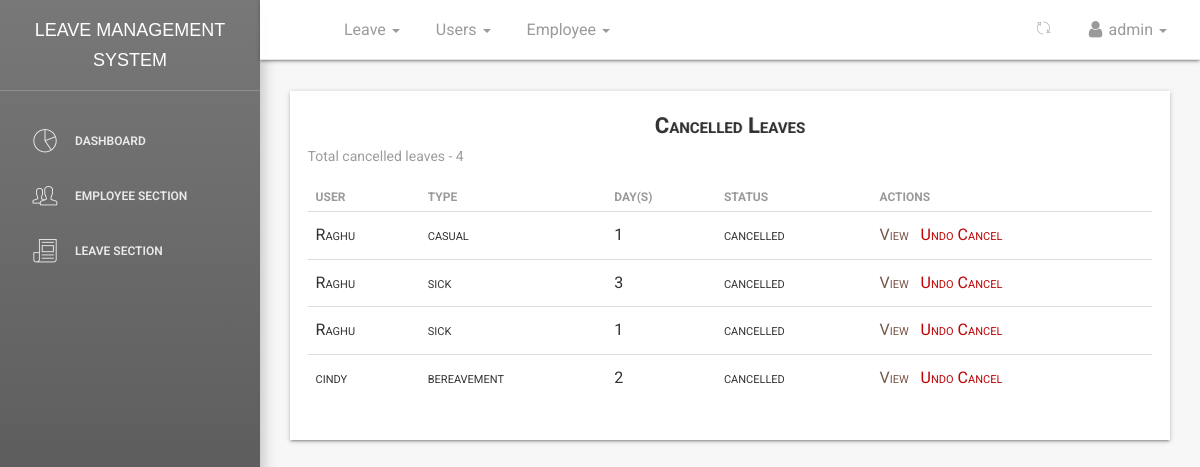
The app's page /dashboard/leaves/cancel/all/ (signed in), older data.
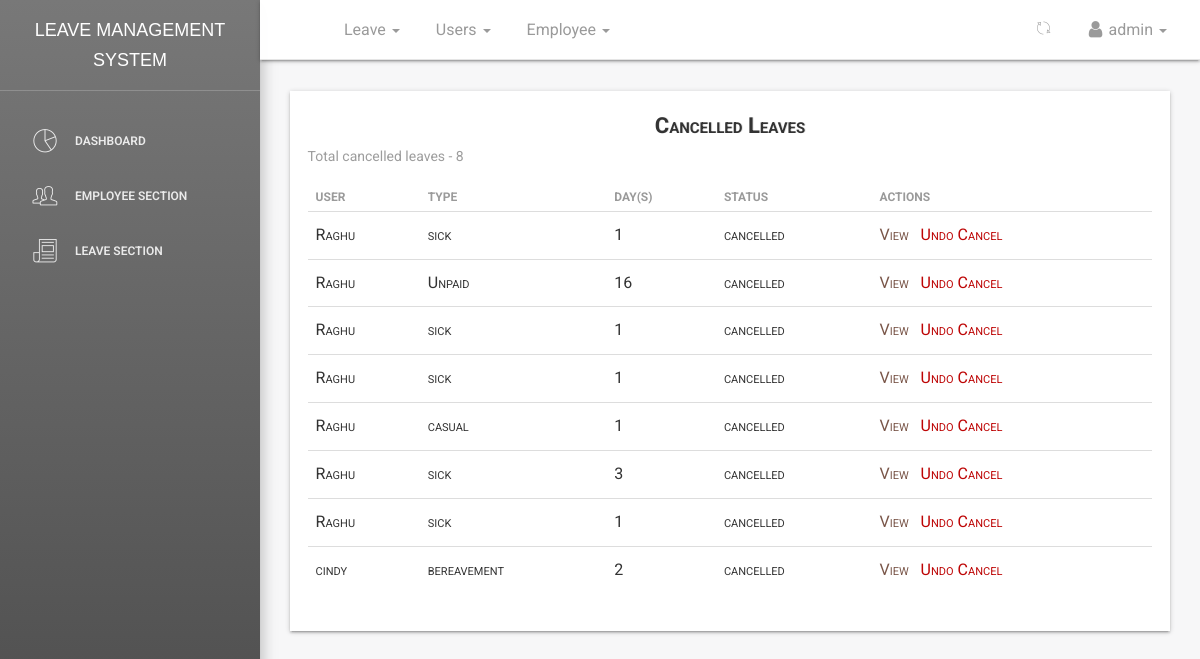
The same page, newer data.
### leave/models.py (models this page shows, shortened)
class Leave(models.Model):
    user = models.ForeignKey(User, on_delete=models.CASCADE, default=1)
    startdate = models.DateField(verbose_name=_('Start Date'), help_text='leave start date is on ..', null=True,
                                 blank=False)
    enddate = models.DateField(verbose_name=_('End Date'), help_text='coming back on ...', null=True, blank=False)
    leavetype = models.CharField(choices=LEAVE_TYPE, max_length=25, default=SICK, null=True, blank=False)
    reason = models.CharField(verbose_name=_('Reason for Leave'), max_length=255,
                              help_text='add additional information for leave', null=True, blank=True)
    defaultdays = models.PositiveIntegerField(verbose_name=_('Leave days per year counter'), default=LeavePerYear,
                                              null=True,
                                              blank=True)
    status = models.CharField(max_length=12, default='pending')  # pending,approved,rejected,cancelled
    is_approved = models.BooleanField(default=False)  # hide
    updated = models.DateTimeField(auto_now=True, auto_now_add=False)
    created = models.DateTimeField(auto_now=False, auto_now_add=True)
    objects = LeaveManager()
    Tempdays = 0
    date_of_approved_leave = 0
    class Meta:
        verbose_name = _('Leave')
        verbose_name_plural = _('Leaves')
        ordering = ['-created']  # recent objects
    def businessDays(self, startdate, enddate):
        from datetime import datetime, timedelta
        test_date1, test_date2 = startdate, enddate
        dates = (test_date1 + timedelta(idx + 1)
                 for idx in range((test_date2 - test_date1).days))
        res = sum(1 for day in dates if day.weekday() < 5)
        if startdate.month == 12:  # dec month
            if startdate.day <= 25 or enddate.day >= 25:  # christmas
                res = res - 1
        if startdate.month == 1:  # Jan month
            if startdate.day <= 1 or enddate.day >= 1:  # new year
                res = res - 1
        return res
    @property
    def leave_days(self):
        days_count = ''
        startdate = self.startdate
        enddate = self.enddate
        if startdate > enddate:
            return
        dates = (enddate - startdate)
        Leave.Tempdays = dates.days
        print("leaves applied", Leave.Tempdays)
        busineesDay = self.businessDays(startdate, enddate)
        print("busineesDay : ", busineesDay)
        Leave.Tempdays = busineesDay
        Leave.date_of_approved_leave = self.created
        return busineesDay

### dashboard/views.py (the view)
# urls.py: path('leaves/cancel/all/', views.cancel_leaves_list, name='canceleaveslist'),
def cancel_leaves_list(request):
    if not (request.user.is_superuser and request.user.is_authenticated):
        return redirect('/')
    leaves = Leave.objects.all_cancel_leaves()
    return render(request, 'dashboard/leaves_cancel.html', {'leave_list_cancel': leaves, 'title': 'Cancel leave list'})

### leave/manager.py (called while the page is built)
    def all_cancel_leaves(self):
        return super().get_queryset().filter(status='cancelled').order_by('-created')

### templates/dashboard/leaves_cancel.html (shortened to what this page needs)
{% extends '_layout.html' %}
 {% block navheader %}
 	{% include 'includes/navheader_employee_app.html' %}
 {% endblock %}
 {% block content %}
        <section class="content">
            <section class="container-fluid">
            	   <section class="row">
                        <section class="col col-sm-8 offset-sm-2">
                        </section>
                    </section>
                	<div class="table-responsive table-shadow">
                		<div class="text-center table-description">
                			<h4 class="title-h3" style="text-shadow: 1px 0px rgba(0,0,0,0.11)">Cancelled Leaves</h4>
                		</div>
                		<section class="total-leaves-count">
                			{% if leave_list_cancel %}
                			<p>Total cancelled leaves - <span>{{ leave_list_cancel.count }}</span></p>
                			{% endif %}
                		</section>
                		<table class="table">
							  <thead>
							    <tr>
							      <th scope="col"><b>User</b></th>
							      <th scope="col"><b>Type</b></th>
							      <th scope="col"><b>Day(s)</b></th>
							      <th scope="col"><b>Status</b></th>
							      <th scope="col"><b>Actions</b></th>
							    </tr>
							  </thead>
							  <tbody>
							  	{% for leave in leave_list_cancel %}
							    <tr>
							      <td>{{ leave.user }}</td>
							      <td>{{ leave.leavetype}}</td>
							      <td>{{ leave.leave_days }}</td>
							      <td>{{ leave.status }}</td>
							      <td>
							      	<a href="{% url 'dashboard:userleaveview' leave.id %}" style="color: #795548;">
							      	    <span>View &nbsp;</span>
							      	</a>
							      	{% if not leave.is_approved %}
							      		<a href="{% url 'dashboard:userleaveuncancel' leave.id %}" style="color:#bd0404;">Undo Cancel</a>
							      	{% endif %}
							      </td>
							    </tr>
							    {% endfor %}
							  </tbody>
						</table>
					</div>
            </section>
        </section>
 {% endblock %}

Row changes from the older to the newer data that the page shows:
added Leave: user "Raghu", leavetype "sick", leave_days "1", status "cancelled", is_approved "Undo Cancel"
now on this page (row edited): Leave: user "Raghu", leavetype "Unpaid", leave_days "16", status "cancelled", is_approved "Undo Cancel"
now on this page (row edited): Leave: user "Raghu", leavetype "sick", leave_days "1", status "cancelled", is_approved "Undo Cancel"
now on this page (row edited): Leave: user "Raghu", leavetype "sick", leave_days "1", status "cancelled", is_approved "Undo Cancel"
Text that changed along with them:
{{ leave_list_cancel.count }}: "4" → "8"
